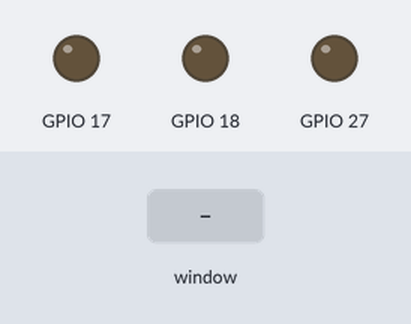
The program below on a simulated Raspberry Pi (BCM pin numbers). Shown: output pins drawn as LEDs (lit = HIGH). The test bench sets the inputs (shaded band). The desktop window is not drawn, its controls go by their first labels and the mouse button is held 0.15 s.

Above: at 1.2 s.
1.3 s: control labelled "Red" in the window clicked
At 2.5 s:
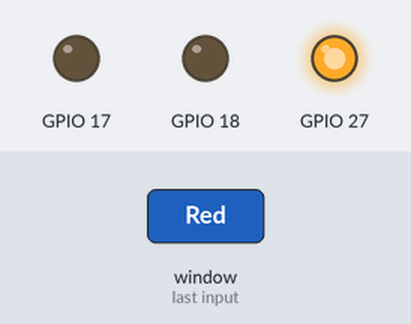
2.8 s: control labelled "Green" in the window clicked
At 3.8 s:
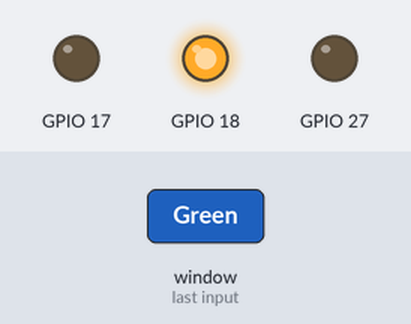
4.3 s: control labelled "Blue" in the window clicked
At 4.9 s:
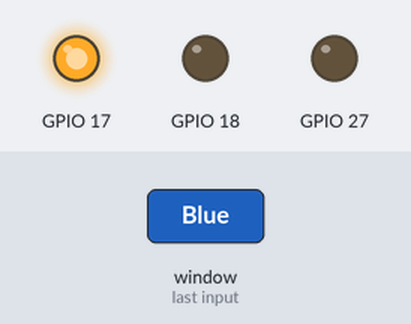
Timing chart, 0 to 7.3 s (numbered marks = the images above; inputs shaded):
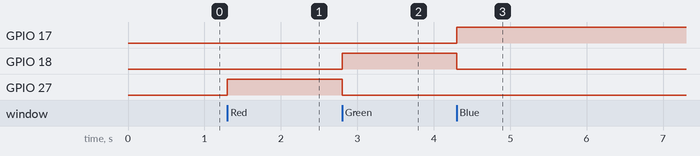

Measured:
- after the input at 1.3 s, GPIO 27: LOW → HIGH at once
- after the input at 2.8 s, GPIO 18: LOW → HIGH at once; GPIO 27: HIGH → LOW at once
- after the input at 4.3 s, GPIO 17: LOW → HIGH at once; GPIO 18: HIGH → LOW at once

The program:

LED.py
```python
import RPi.GPIO as GPIO
import time
from tkinter import *

window = Tk()
window.title("test")

GPIO.setmode(GPIO.BCM)
GPIO.setwarnings(False)

GPIO.setup(17, GPIO.OUT)
GPIO.setup(18, GPIO.OUT)
GPIO.setup(27, GPIO.OUT)


var = IntVar()

def LIGHT_ON():
        GPIO.output(17,GPIO.LOW)
        GPIO.output(18, GPIO.LOW)
        GPIO.output(27, GPIO.LOW)
        if(var.get() == 1):
                GPIO.output(17, GPIO.HIGH)
        elif(var.get() == 2):
                GPIO.output(18, GPIO.HIGH)
        elif(var.get() == 3):
                GPIO.output(27, GPIO.HIGH)

Radiobutton(window, text='Red', variable = var, value=3, command=LIGHT_ON).pack(side = TOP, ipady = 5)
Radiobutton(window, text='Green', variable = var, value=2, command=LIGHT_ON).pack(side = TOP, ipady = 5)
Radiobutton(window, text='Blue', variable = var, value=1, command=LIGHT_ON).pack(side = TOP, ipady = 5)


def on_close():
        GPIO.output(17,GPIO.LOW)
        GPIO.output(18, GPIO.LOW)
        GPIO.output(27, GPIO.LOW)
        window.destroy()


window.protocol("WM_DELETE_WINDOW", on_close)
window.mainloop()
```
